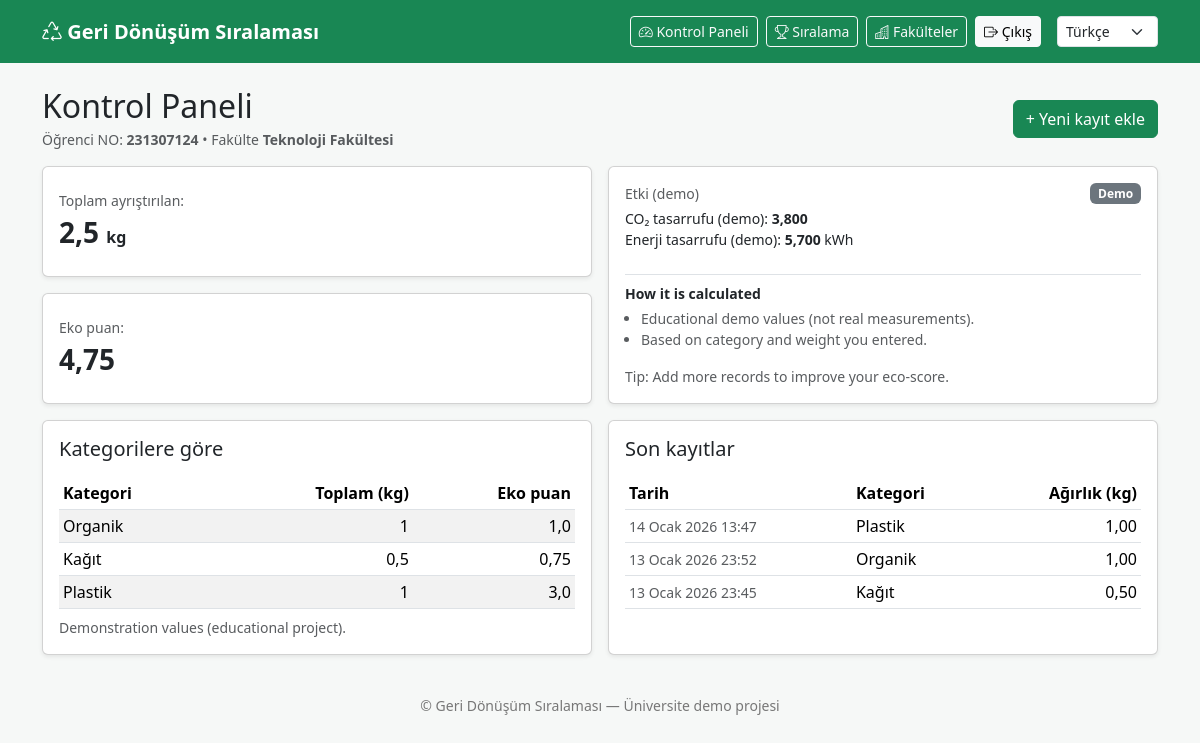
The app's page /dashboard/ (signed in) with its own data.
### core/models.py (models this page shows, shortened)
class Profile(models.Model):
    user = models.OneToOneField(settings.AUTH_USER_MODEL, on_delete=models.CASCADE)
    student_id = models.CharField(max_length=32, unique=True)
    faculty = models.ForeignKey(Faculty, on_delete=models.PROTECT, related_name="students")

class Faculty(models.Model):
    name = models.CharField(max_length=120, unique=True)

class WasteEntry(models.Model):
    CATEGORY_CHOICES = [
        ("plastic", _("Plastic")),
        ("paper", _("Paper")),
        ("glass", _("Glass")),
        ("metal", _("Metal")),
        ("organic", _("Organic")),
        ("electronic", _("Electronic")),
    ]
    user = models.ForeignKey(
        settings.AUTH_USER_MODEL,
        on_delete=models.CASCADE,
        related_name="waste_entries",
    )
    category = models.CharField(max_length=20, choices=CATEGORY_CHOICES)
    weight_kg = models.DecimalField(max_digits=6, decimal_places=2)  # 0.01..999.99
    created_at = models.DateTimeField(auto_now_add=True)

### core/views.py (the view)
# urls.py: path("dashboard/", dashboard_view, name="dashboard"),
@login_required
def dashboard_view(request):
    profile = Profile.objects.select_related("faculty").get(user=request.user)
    qs = WasteEntry.objects.filter(user=request.user)
    total_kg = qs.aggregate(total=Sum("weight_kg"))["total"] or 0
    by_cat = (
        qs.values("category")
        .annotate(total=Sum("weight_kg"))
        .order_by("category")
    )
    choices_map = dict(WasteEntry.CATEGORY_CHOICES)
    eco_score = 0
    per_cat = []
    for row in by_cat:
        cat = row["category"]  # например "paper"
        kg = row["total"] or 0
        score = kg * coef(cat)
        eco_score += score
        per_cat.append({
            "category": cat,
            "category_label": choices_map.get(cat, cat),  # будет "Paper/Kağıt/Бумага"
            "kg": kg,
            "score": score
        })
    from decimal import Decimal
    co2_saved = eco_score * Decimal("0.8")
    energy_saved = eco_score * Decimal("1.2")
    entries = qs.order_by("-created_at")[:20]
    return render(
        request,
        "core/dashboard.html",
        {
            "profile": profile,
            "entries": entries,
            "total_kg": total_kg,
            "eco_score": eco_score,
            "co2_saved": co2_saved,
            "energy_saved": energy_saved,
            "per_cat": per_cat,
        },
    )

### core/services.py (called while the page is built)
def coef(category: str) -> Decimal:
    return COEFFICIENTS.get(category, Decimal("1.0"))

### core/templates/core/dashboard.html
{% extends "core/base.html" %}
{% load i18n %}
{% block content %}
<div class="d-flex flex-wrap justify-content-between align-items-center gap-2 mb-3">
  <div>
    <h2 class="mb-1">{% trans "Dashboard" %}</h2>
    <div class="text-muted small">
      {% trans "Student ID:" %} <b>{{ profile.student_id }}</b> •
      {% trans "Faculty:" %} <b>{{ profile.faculty.name }}</b>
    </div>
  </div>
  <a class="btn btn-success" href="/add/">{% trans "+ Add new record" %}</a>
</div>
<div class="row g-3 align-items-stretch mb-3">
  <div class="col-lg-6 d-flex">
    <div class="w-100 d-flex flex-column gap-3">
      <div class="card shadow-sm flex-fill">
        <div class="card-body d-flex flex-column justify-content-center">
          <div class="text-muted small">{% trans "Total sorted:" %}</div>
          <div class="fs-3 fw-bold">
            {{ total_kg }} <span class="fs-6">kg</span>
          </div>
        </div>
      </div>
      <div class="card shadow-sm flex-fill">
        <div class="card-body d-flex flex-column justify-content-center">
          <div class="text-muted small">{% trans "Eco-score:" %}</div>
          <div class="fs-3 fw-bold">{{ eco_score }}</div>
        </div>
      </div>
    </div>
  </div>
  <div class="col-lg-6 d-flex">
    <div class="card shadow-sm w-100">
      <div class="card-body d-flex flex-column h-100">
        <div class="d-flex justify-content-between align-items-start mb-2">
          <div>
            <div class="text-muted small">{% trans "Impact (demo)" %}</div>
            <div class="small mt-1">
              <div>{% trans "CO₂ saved (demo):" %} <b>{{ co2_saved }}</b></div>
              <div>{% trans "Energy saved (demo):" %} <b>{{ energy_saved }}</b> kWh</div>
            </div>
          </div>
          <span class="badge text-bg-secondary">{% trans "Demo" %}</span>
        </div>
        <div class="mt-3 pt-2 border-top small text-muted d-flex flex-column justify-content-between flex-grow-1">
          <div>
            <div class="fw-semibold text-dark mb-1">{% trans "How it is calculated" %}</div>
            <ul class="ps-3 mb-2">
              <li>{% trans "Educational demo values (not real measurements)." %}</li>
              <li>{% trans "Based on category and weight you entered." %}</li>
            </ul>
          </div>
          <div class="mt-2">
            {% trans "Tip:" %} {% trans "Add more records to improve your eco-score." %}
          </div>
        </div>
      </div>
    </div>
  </div>
</div>
<div class="row g-3 align-items-stretch">
  <div class="col-lg-6 d-flex">
    <div class="card shadow-sm w-100">
      <div class="card-body d-flex flex-column">
        <h5 class="card-title mb-3">{% trans "By category" %}</h5>
        <div class="table-responsive flex-grow-1">
          <table class="table table-sm table-striped align-middle mb-0">
            <thead>
              <tr>
                <th>{% trans "Category" %}</th>
                <th class="text-end">{% trans "Total (kg)" %}</th>
                <th class="text-end">{% trans "Eco-score" %}</th>
              </tr>
            </thead>
            <tbody>
              {% for r in per_cat %}
              <tr>
                <td>{{ r.category_label }}</td>
                <td class="text-end">{{ r.kg }}</td>
                <td class="text-end">{{ r.score }}</td>
              </tr>
              {% empty %}
              <tr>
                <td colspan="3" class="text-muted">
                  {% trans "No records yet" %}
                </td>
              </tr>
              {% endfor %}
            </tbody>
          </table>
        </div>
        <div class="text-muted small mt-2">
          {% trans "Demonstration values (educational project)." %}
        </div>
      </div>
    </div>
  </div>
  <div class="col-lg-6 d-flex">
    <div class="card shadow-sm w-100">
      <div class="card-body d-flex flex-column">
        <h5 class="card-title mb-3">{% trans "Last records" %}</h5>
        <div class="table-responsive flex-grow-1">
          <table class="table table-sm table-hover align-middle mb-0">
            <thead>
              <tr>
                <th>{% trans "Date" %}</th>
                <th>{% trans "Category" %}</th>
                <th class="text-end">{% trans "Weight (kg)" %}</th>
              </tr>
            </thead>
            <tbody>
              {% for e in entries %}
              <tr>
                <td class="small text-muted">{{ e.created_at }}</td>
                <td>{{ e.get_category_display }}</td>
                <td class="text-end">{{ e.weight_kg }}</td>
              </tr>
              {% empty %}
              <tr>
                <td colspan="3" class="text-muted">
                  {% trans "No records yet" %}
                </td>
              </tr>
              {% endfor %}
            </tbody>
          </table>
        </div>
      </div>
    </div>
  </div>
</div>
{% endblock %}

### core/templates/core/base.html (style rules this page uses)
body { background-color: #f6f8f7; }
.card { transition: transform .15s ease, box-shadow .15s ease; }
.table-hover tbody tr { transition: background-color .12s ease; }

### records on screen
Profile: student_id "231307124", faculty.name "Teknoloji Fakültesi"
WasteEntry: created_at "14 Ocak 2026 13:47", category "Plastik", weight_kg "1,00"
WasteEntry: created_at "13 Ocak 2026 23:52", category "Organik", weight_kg "1,00"
WasteEntry: created_at "13 Ocak 2026 23:45", category "Kağıt", weight_kg "0,50"

### other values on screen
{{ total_kg }} "2,5"
{{ eco_score }} "4,75"
{{ co2_saved }} "3,800"
{{ energy_saved }} "5,700"
{{ r.category_label }} "Organik" "Kağıt" "Plastik"
{{ r.kg }} "1" "0,5" "1"
{{ r.score }} "1,0" "0,75" "3,0"
